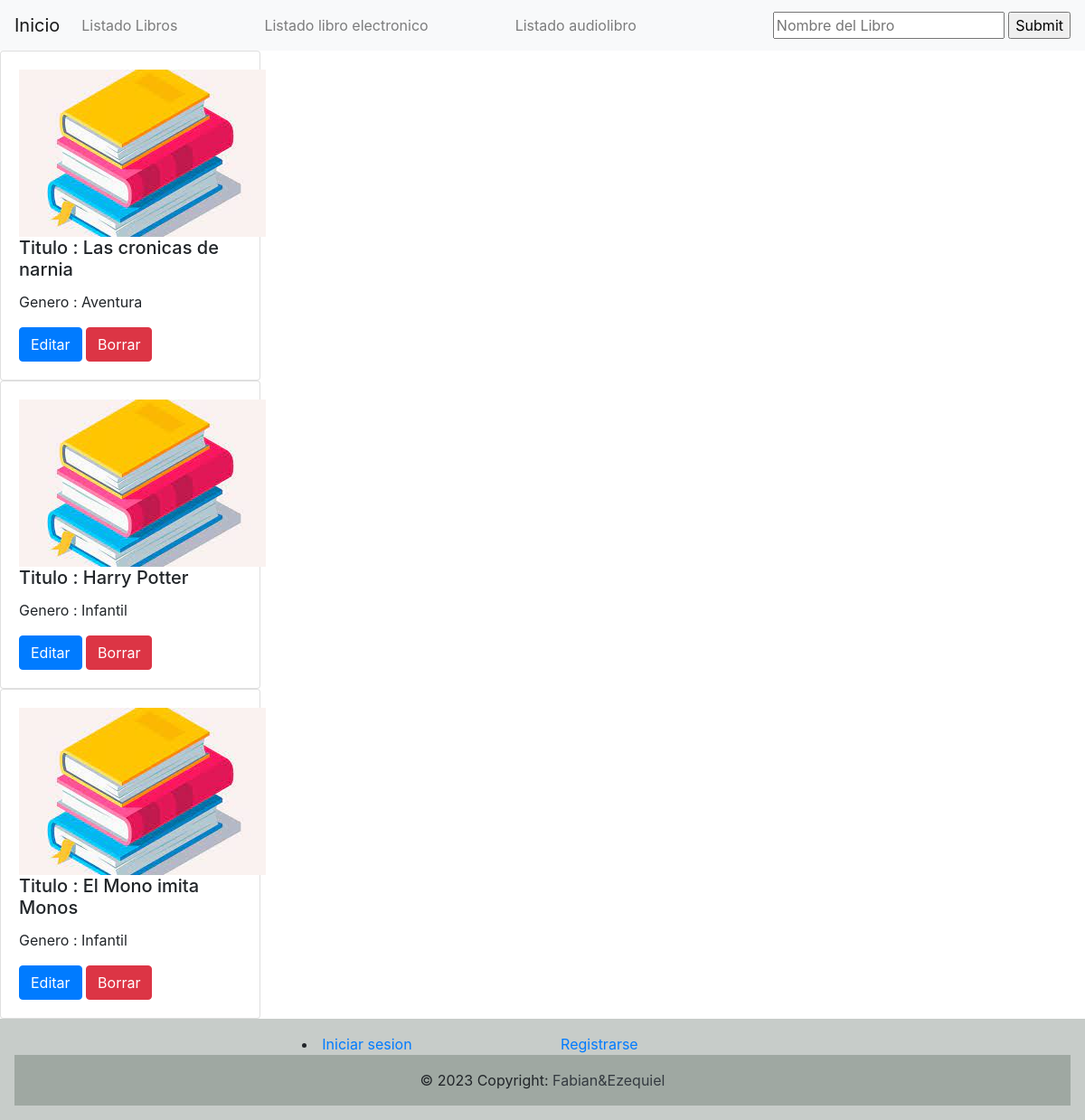
Before: /list_book/ with the older database file.
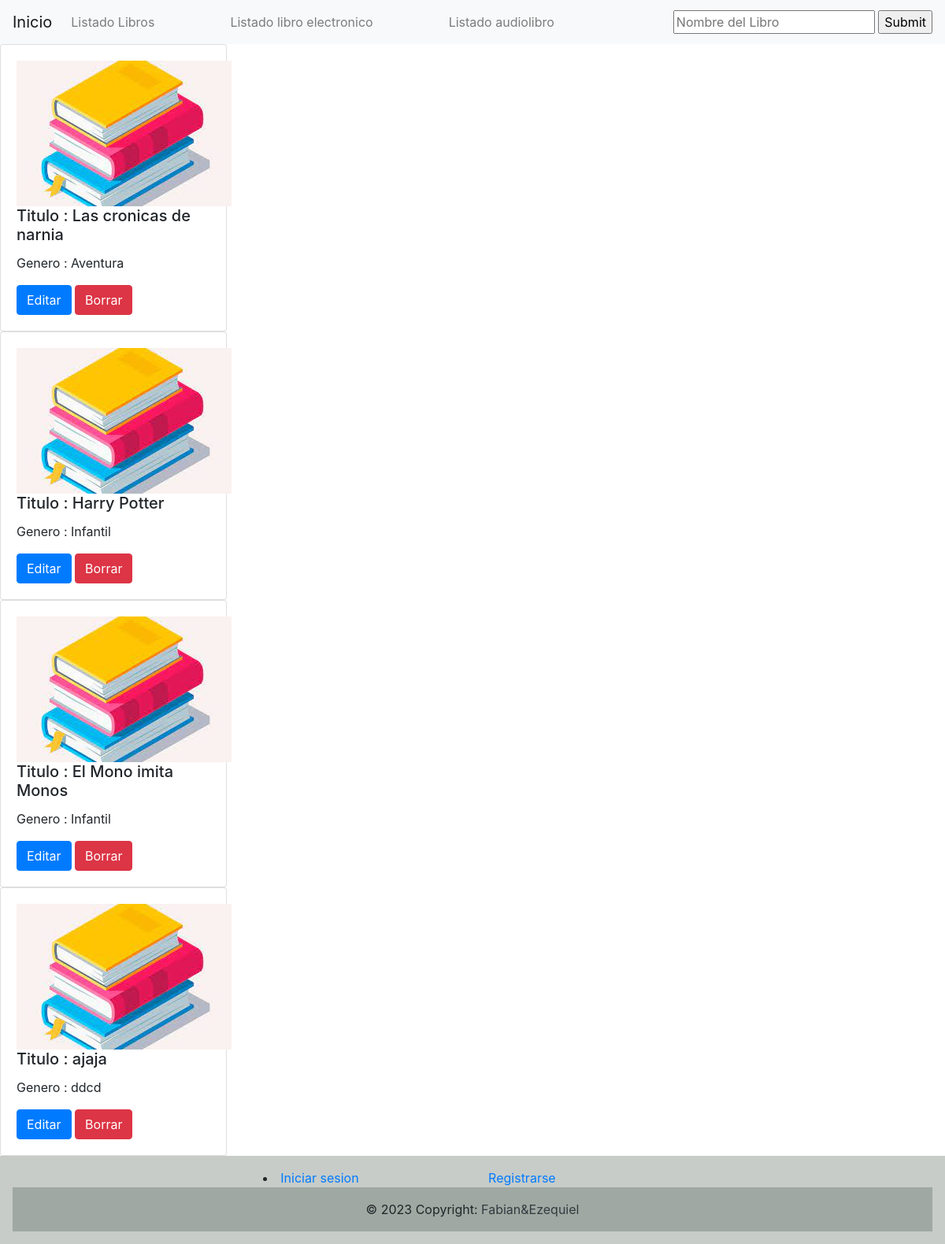
After: the same page with the newer database file.
### catalog/models.py (models this page shows, shortened)
class Books(models.Model):
    title = models.CharField(max_length=120)
    book_genre = models.CharField(max_length=40)

### catalog/views.py (the view)
# urls.py: path("list_book/", list_book, name = "list_book" ),
def list_book(request):
    books = Books.objects.all()
    context = {
        "book":books
    }
    return render(request, "Catalog_List/list_book.html", context=context)

### templates/Catalog_List/list_book.html (shortened to what this page needs)
{% extends 'base.html' %}
{% block contenido_que_cambia %}
{% for book in book %}
<div class="card" style="width: 18rem;">
    <div class="card-body">
      <img class="" alt="...">
      <h5 class="card-title"> Titulo : {{book.title}}</h5>
      <p class="card-text">  Genero : {{book.book_genre}}</p>
      <a href="/update_book/{{book.id}}/" class = "btn btn-primary">Editar</a>
      <a href="/delete_book/{{book.id}}/" class = "btn btn-danger">Borrar</a>
    </div>
</div>
{% endfor%}
{% endblock %}

Changed rows visible on the page:
added Books: title "ajaja", book_genre "ddcd"
